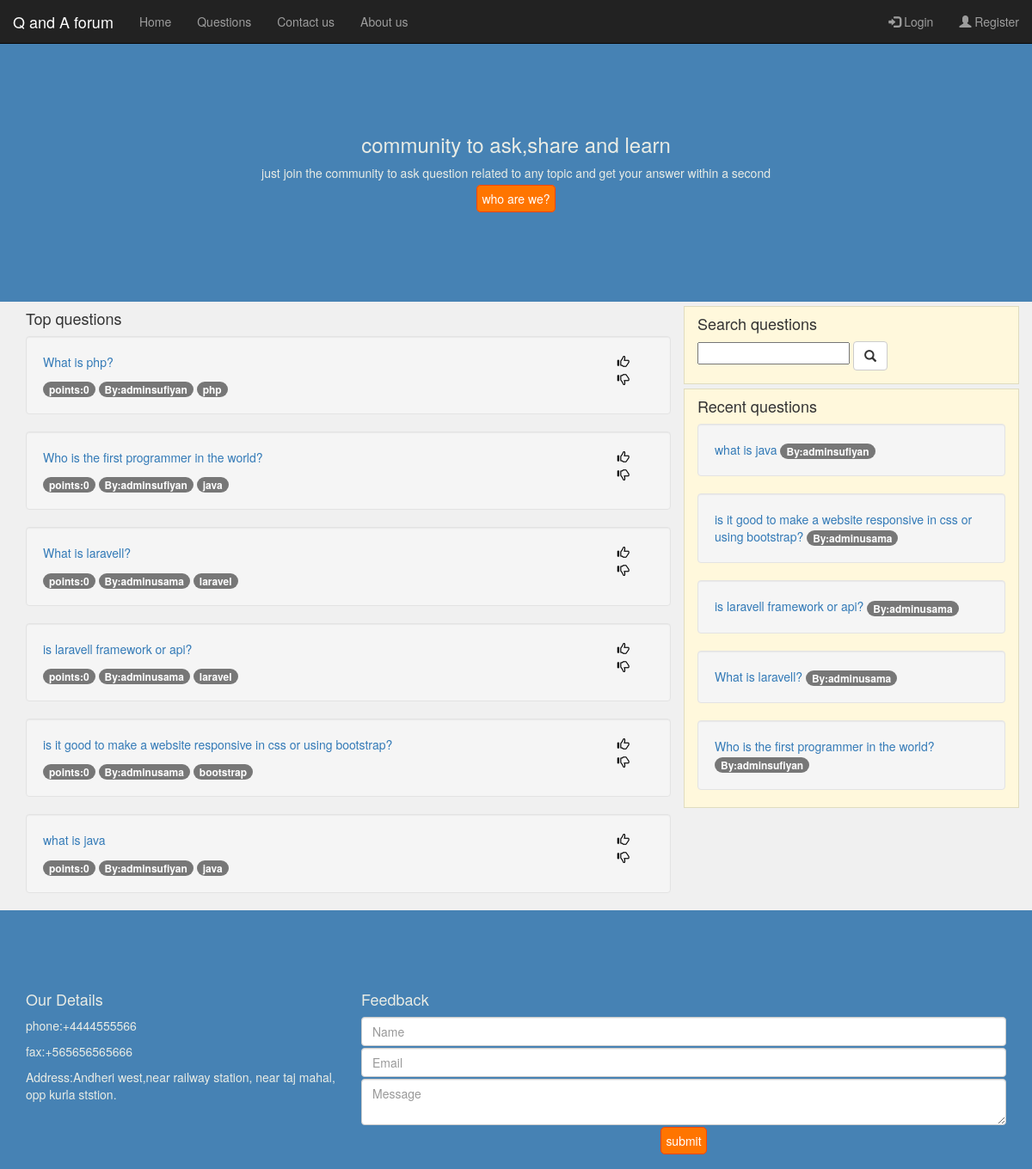
The app's page /webportal/homepage.php with its own data.
### tables this page shows
CREATE TABLE IF NOT EXISTS `question` (
  `que_ID` int(11) NOT NULL,
  `question` text NOT NULL,
  `field` int(11) NOT NULL,
  `askedBy` int(11) NOT NULL,
  `likes` int(11) NOT NULL DEFAULT '0',
  `dislikes` int(11) NOT NULL DEFAULT '0'
);

CREATE TABLE IF NOT EXISTS `user` (
  `use_ID` int(11) NOT NULL,
  `userName` varchar(100) NOT NULL,
  `password` varchar(500) NOT NULL,
  `fullName` varchar(200) NOT NULL,
  `email` varchar(100) NOT NULL,
  `dateOfBirth` date NOT NULL,
  `points` int(11) NOT NULL DEFAULT '0'
);

CREATE TABLE IF NOT EXISTS `field` (
  `fie_ID` int(11) NOT NULL,
  `nameOfField` varchar(40) NOT NULL
);

### webportal/seaction.php (the view)
<?php
include "conn.php";
$topQuesQuery="select que_ID,question,field,askedBy,(likes-dislikes) as point,use_ID,userName,fie_id,nameOfField from question join user join field where askedBy=use_ID and field=fie_ID order by point desc";
$recQuesQuery="select que_ID,question,field,askedBy,use_ID,userName,fie_id from question join user join field where askedBy=use_ID and field=fie_ID  order by que_ID desc";
$topQRes=mysqli_query($con,$topQuesQuery);
$recQRes=mysqli_query($con,$recQuesQuery);
$ques=0;
?>
<div class="container">
		<div class="row">
			<div class="col-md-8 topQ" style="">
				<h4>Top questions</h4>
				<?php
				while($TopQRow=mysqli_fetch_assoc($topQRes) and $ques<10)
				{
					$ques+=1;
				?>
				<div class="well">
					<div class="col-sm-1 pull-right lk">
						<a><span class="glyphicon glyphicon-thumbs-up"></span></a>
						<a><span class="glyphicon glyphicon-thumbs-down"></span></a>
					</div>
					<a href="fullques.php?id=<?php echo $TopQRow['id'];?>"><p><?php echo $TopQRow['question'];?></p></a>
					<span class="badge">points:<?php echo $TopQRow['point'];?></span>
					<span class="badge">By:<?php echo $TopQRow['userName'];?></span>
					<span class="badge"><?php echo $TopQRow['nameOfField'];?></span>
					</div>
				<?php
				}
				?>
				</div>
				<div class="col-md-4" style="margin-top:5px;background-color: #FFF8DC;border: 1px solid #E0DCBF;">
					<h4>Search questions</h4>
					<form action="search.php" method="get">
						<div class="form-group">
							<input type="text" name="search">
							<button type="submit" class="btn btn-default"><span class="glyphicon glyphicon-search"></span></button>
						</div>
					</form>
				</div>
				<div class="col-md-4 recentQ" style="margin-top:5px ;margin-bottom:5px;background-color: #FFF8DC;border: 1px solid #E0DCBF;">
					<h4>Recent questions</h4>
					<?php
					$ques=0;
					while($recQRow=mysqli_fetch_assoc($recQRes) and $ques<5)
					{
					$ques+=1;
					?>
					<a href="fullques.php?id=<?php echo $recQRow['id'];?>"><p class="well" ><?php echo $recQRow['question'];?>
					<span class="badge">By:<?php echo $recQRow['userName'];?></span></p></a>
					<?php
					}
					?>
				</div>
			</div>
	</div>

### webportal/homepage.php (shortened to what this page needs)
<!DOCTYPE html>
<html>
<head>
	<?php
	include "links.php";
	?>
</head>
<body>
<?php
require "navbar.php";
require "header.php";
require "seaction.php";
require "footer.php";
?>
</body>
</html>

### webportal/links.php (shortened to what this page needs)
<link rel="stylesheet" href="bootstrap-3.3.7-dist/css/bootstrap.min.css">
<link rel="stylesheet" type="text/css" href="css/modified.css">
<link href="css/jquery-ui.css" rel="stylesheet">

### webportal/navbar.php (shortened to what this page needs)
<nav class="navbar navbar-inverse navbar-static-top" style="margin:0px;">
	 	<div class="container-fluid" >
	 		<div class="navbar-header" >
	 			<a  class="navbar-brand" href="homepage.php">Q and A forum</a>
	 		</div>
	 		<div class="collapse navbar-collapse" id="collnav">
	 			<ul class="nav navbar-nav" style="">
	 			<li><a href="homepage.php">Home</a></li>
	 			<li><a href="#">Questions</a></li>
	 			<li><a href="#footer">Contact us</a></li>
	 			<li><a href="#">About us</a></li>
	 			</ul>
	 			<ul class="nav navbar-nav navbar-right">
	 			<li><a href="login.php"><span class="glyphicon glyphicon-log-in"></span> Login</a></li>
	 			<li><a href="register.php"><span class="glyphicon glyphicon-user"></span> Register</a></li>
	 			</ul>
	 		</div>
	 	</div>
</nav>

### webportal/header.php
<div class="col-md-12 header">
			<h3>community to ask,share and learn</h3>
			<p>just join the community to ask question related to any topic and get your answer within a second</p>
			<?php
				if($_SESSION){
					echo '<a class="who" href="askQuestion.php">Ask question</a>';
				}
				else{
					echo '<a class="who" href="#">who are we?</a>';
				}
			?>
</div>

### webportal/footer.php
<div class="footer" id="footer" style="width:100%">
		<div class="container">
			<div class="row">
			<div class="col-md-4 " style="text-align:left;">
				<h4>Our Details</h4>
				<p>phone:+4444555566</p>
				<p>fax:+565656565666</p>
				<p>Address:Andheri west,near railway station, near taj mahal, opp kurla ststion.</p>
			</div>
			<form class="col-md-8 form-vertical">
				<div class="form-group">
					<h4 style="text-align:left;">Feedback</h4>
					<input class="form-control" placeholder="Name" type="text"  style="margin-top:2px;" name="name">
					<input class="form-control" placeholder="Email" type="text" style="margin-top:2px;" name="email">
					<textarea class="form-control" placeholder="Message" name="message" style="margin-top:2px;"></textarea>
					<button class="who " type="submit" name="submit"> submit </button>
				</div>
			</form>
</div>

### webportal/css/modified.css (style rules this page uses)
body { background-color:#F0F0F0 ; }
.header,.footer { padding-top:7%; height:300px; margin:0 auto; color:#e9ece5; background-color: #4682B4; text-align:center; }
.footer { height:100%; }
.lk a { cursor: pointer; margin-left:2px; color: black; }
.who { margin:2px; text-decoration: none; color:white; background-color:#FF7500; padding:5px; border:1px solid #FF4500; border-radius: 5px; }

### records on screen
question: question "What is php?", point "0", askedBy.userName "adminsufiyan", field.nameOfField "php"
question: question "Who is the first programmer in the world?", point "0", askedBy.userName "adminsufiyan", field.nameOfField "java"
question: question "What is laravell?", point "0", askedBy.userName "adminusama", field.nameOfField "laravel"
question: question "is laravell framework or api?", point "0", askedBy.userName "adminusama", field.nameOfField "laravel"
question: question "is it good to make a website responsive in css or using bootstrap?", point "0", askedBy.userName "adminusama", field.nameOfField "bootstrap"
question: question "what is java", point "0", askedBy.userName "adminsufiyan", field.nameOfField "java"
